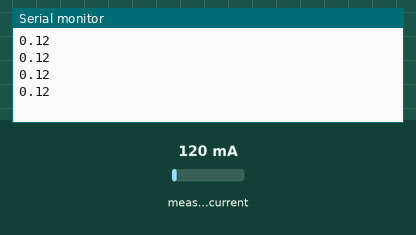
The sketch below on a simulated Arduino Uno, built with avr-gcc and run on an emulated ATmega328P. On the bench: the last lines printed to the serial monitor. The inputs (shaded band) are chosen by the test bench; at power-on: measured current 120 mA.

Above: at 1.2 s.
1.3 s: measured current set to 40 mA
At 1.52 s:
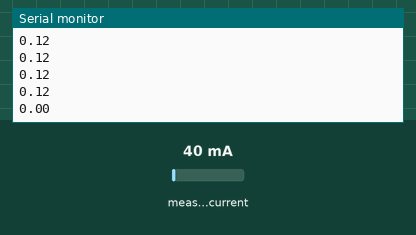
2.8 s: measured current set to 500 mA
At 2.81 s:
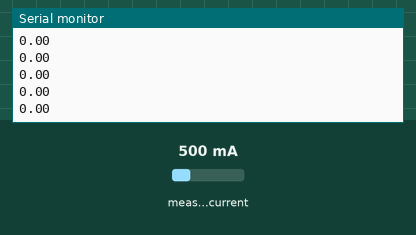
Timing chart, 0 to 5.8 s (numbered marks = the images above; inputs shaded):
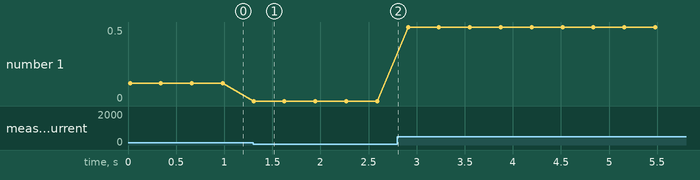

Measured:
- after the input at 1.3 s, the serial monitor: prints a new line at once (image 1)
- plotted number 1: 0.12 → 0 after the input at 1.3 s, 0 → 0.5 after the input at 2.8 s

The sketch:

AC_CURRENT_SENSOR.ino
```cpp
/*ACS712 Current Sensor Demo
   By miliohm.com
*/
#include "ACS712.h"
ACS712 sensor(ACS712_05B, A3);
//ACS712_20A sensor(ACS712_05B, A3);
//ACS712_30A sensor(ACS712_05B, A3);
void setup() {
  Serial.begin(9600);
  sensor.calibrate();
}
void loop() {
  float I = sensor.getCurrentAC();
//ignoring the value below 0.09
  if (I < 0.09) {
    I = 0;
  }
  Serial.println( I);
  delay(300);
}
```
